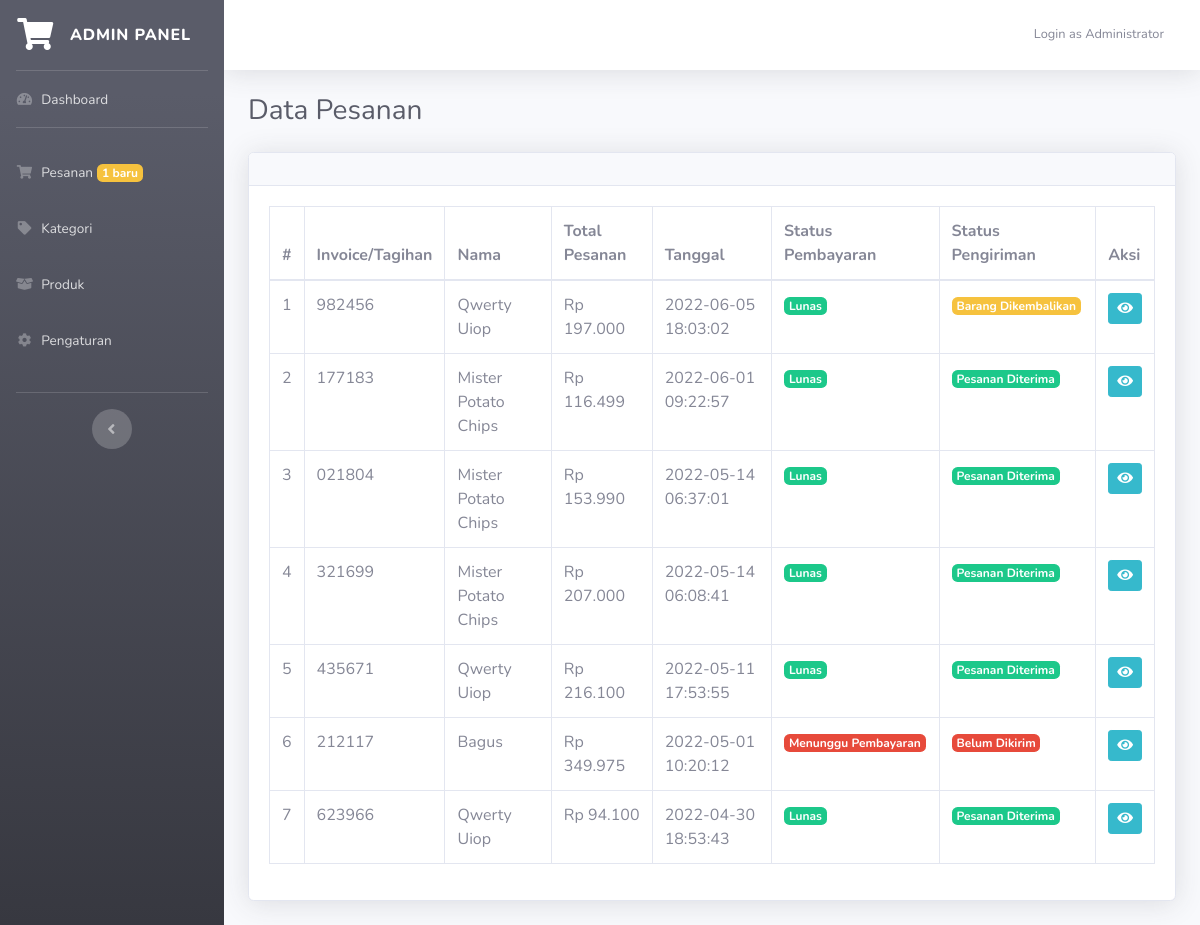
/admin.php?page=orders (signed in), run on the app's committed database.
### tables this page shows
CREATE TABLE `invoice` (
  `id` int(11) NOT NULL,
  `invoice_code` varchar(10) NOT NULL,
  `name` varchar(50) NOT NULL,
  `email` varchar(50) NOT NULL,
  `telp` varchar(20) NOT NULL,
  `region` int(11) NOT NULL,
  `address` text NOT NULL,
  `ongkir` varchar(10) NOT NULL,
  `total_price` int(11) NOT NULL,
  `total_all` int(11) NOT NULL,
  `date_input` datetime NOT NULL,
  `status_payment` int(1) NOT NULL,
  `status_delivery` int(1) NOT NULL,
  `bukti_transfer` varchar(100) NOT NULL,
  `no_resi` varchar(50) NOT NULL,
  `expedisi` varchar(50) NOT NULL,
  `status_refund` int(1) NOT NULL
);

### admin.php (called while the page is built, shortened)
<?php
require_once 'include/func.php';
include "module/templates/index-admin.php";

### include/func.php (called while the page is built, shortened)
<?php
function string2Number($cString){
    return str_replace(",","",$cString) ;
}
function number2String($nNumber,$nDecimals=0){
    $nNumber = floatval(string2Number($nNumber)) ;
    return number_format($nNumber,$nDecimals,",",".") ;
}

### module/admin/orders.php (the view, shortened to what this page needs)
<?php
if(isset($_GET['invoice']) && $_GET['invoice'] <> ""){
    $cInvoice = $_GET['invoice'];
    $dbData = mysqli_query($db,"select * from invoice where invoice_code='$cInvoice'");
    $vaInvoice = mysqli_fetch_array($dbData);
    $dbRegion = mysqli_query($db,"select * from region where id='{$vaInvoice['region']}'");
    $vaRegion = mysqli_fetch_array($dbRegion);
?>
<div class="container-fluid">
	<h1 class="h3 mb-2 text-gray-800 mb-2">Code/Invoice = <?= $vaInvoice['invoice_code']; ?></h1>
    <?php if($vaInvoice['status_payment'] == 1 && $vaInvoice['status_delivery'] == 3){ ?>
        <h3 class="text-success">Transaksi selesai</h3>
    <?php } ?>
	<div class="card shadow mb-4">
		<div class="card-header py-3">
            <a href="?page=orders" class="btn btn-sm btn-primary"><i class="fa fa-chevron-left"></i> Back</a>
		</div>
		<div class="card-body">
            <h3 class="lead"> Data Pesanan</h3>
            <hr>
            <div class="row">
                <div class="col-md-6">
                    <table class="table table-sm table-borderless">
                        <tr>
                            <td>Nama Penerima</td>
                            <td><?= $vaInvoice['name']; ?></td>
                        </tr>
                        <tr>
                            <td>Email</td>
                            <td><?= $vaInvoice['email']; ?></td>
                        </tr>
                        <tr>
                            <td>Telepon</td>
                            <td><?= $vaInvoice['telp']; ?></td>
                        </tr>
                        <tr>
                            <td>Wilayah</td>
                            <td><?= $vaRegion['region']; ?></td>
                        </tr>
                        <tr>
                            <td>Alamat Lengkap</td>
                            <td><?= $vaInvoice['address']; ?></td>
                        </tr>
                        <tr>
                            <td>Status Pembayaran</td>
                            <?php if($vaInvoice['status_payment'] == 1){ ?>
                                <td><span class="badge badge-success">Lunas</span></td>
                            <?php
                                }else{
                                    if($vaInvoice['bukti_transfer'] <> ""){
                            ?>
								<td><span class="badge badge-warning">Menunggu Konfirmasi Admin</span></td>
                            <?php
                                    }else{
                            ?>
								<td><span class="badge badge-danger">Menunggu Pembayaran</span></td>
                            <?php
                                    }
                                }
                            ?>
                        </tr>
                        <tr>
                            <td>Status Pengiriman</td>
                            <?php
                            if($vaInvoice['status_refund'] > 0){
                                if($vaInvoice['status_refund'] == 1){
                            ?>
                                <td><span class="badge badge-warning">Barang Dikembalikan</span></td>
                            <?php
                                }else{
                            ?>
                                <td><span class="badge badge-success">Refund</span></td>
                            <?php
                                }
                            }else{
                                if($vaInvoice['status_delivery'] == 3){
                            ?>
                                <td><span class="badge badge-success">Pesanan Diterima</span></td>
                            <?php
                                }else if($vaInvoice['status_delivery'] == 2){
                            ?>
                                <td><span class="badge badge-info">Dikirim</span></td>
                            <?php
                                }else if($vaInvoice['status_delivery'] == 1){
                            ?>
                                <td><span class="badge badge-warning">Dikemas</span></td>
                            <?php
                                }else{ ?>
                                <td><span class="badge badge-danger">Belum Dikirim</span></td>
                            <?php
                                }
                            }
                            ?>
                        </tr>
                        <?php
                            if($vaInvoice['status_delivery'] >= 2){
                        ?>
                        <tr>
                            <td>No. Resi</td>
                            <td><?=$vaInvoice['no_resi']?></td>
                        </tr>
                        <tr>
                            <td>Expedisi</td>
                            <td><?=$vaInvoice['expedisi']?></td>
                        </tr>
                        <?php
                            }
                        ?>
                    </table>
                </div>
            </div>
            <hr>
            <?php
                if($vaInvoice['bukti_transfer'] <> "" && is_file("assets/bukti_transfer/".$vaInvoice['bukti_transfer'])){
            ?>
            <h3 class="lead"> Bukti Transfer <a href="assets/bukti_transfer/<?=$vaInvoice['bukti_transfer']?>" target="_blank"  class="btn btn-sm btn-info"><i class="fa fa-search"></i></a> </h3>
            <?php
                }
            ?>
		</div>
	</div>
    <div class="card shadow mb-5">
        <div class="card-body">
            <table class="table table-bordered">
                <tr>
                    <th>#</th>
                    <th>Nama Barang</th>
                    <th>Jml</th>
                    <th>Info</th>
                    <th>Harga</th>
                    <th>Total</th>
                    <th>Aksi</th>
                <?php
                $no=1;
                $dbOrder = mysqli_query($db,"select * from transaction where id_invoice='$cInvoice'");
                while($data = mysqli_fetch_array($dbOrder)){ ?>
                </tr>
                    <td><?= $no; ?></td>
                    <td><?= $data['product_name']; ?></td>
                    <td class="text-center"><?= $data['qty']; ?></td>
                    <?php if($data['ket'] == ""){ ?>
                        <td>-</td>
                    <?php }else{ ?>
                        <td><?= $data['ket']; ?></td>
                    <?php } ?>
                    <td>Rp <?= number2String($data['price']); ?></td>
                    <?php $total = $data['price'] * $data['qty']; ?>
                    <td>Rp <?= number2String($total); ?></td>
                    <td>
                        <a href="index.php?p=<?= $data['link']; ?>" target="_blank" class="btn btn-sm btn-success"><i class="fa fa-eye"></i></a>
                    </td>
                <tr>
                <?php
                    $no++;
                    }
                ?>
                </tr>
            </table>
            <div class="col-md-6">
                <table class="table table-borderless table-sm">
                    <tr>
                        <th>Total Harga</th>
                        <th>Rp <?= number2String($vaInvoice['total_price']); ?></script></th>
                    </tr>
                    <tr>
                        <th>Biaya Pengiriman</th>
                        <th>Rp <?= number2String($vaInvoice['ongkir']); ?></th>
                    </tr>
                    <tr>
                        <th>Total</th>
                        <th>Rp <?= number2String($vaInvoice['total_all']); ?></th>
                    </tr>
                </table>
            </div>
            <hr>
            <?php if($vaInvoice['status_payment'] == 0){ ?>
                <a href="?page=orders&opt=proses&invoice=<?= $vaInvoice['invoice_code']; ?>" onclick="return confirm('Anda sudah menerima pembayaran dan akan memproses pesanan?');" class="btn btn-info btn-sm">Proses</a>
            <?php }else if($vaInvoice['status_payment'] == 1 && $vaInvoice['status_delivery'] == 1){ ?>
                <a
                    href="#"
                    class="btn btn-primary btn-sm"
                    data-toggle="modal"
                    data-target="#kirimPesanan"
                    >Kirim Pesanan</a
                >
            <?php }else if($vaInvoice['status_refund'] > 0){ ?>
                <a href="?page=orders&opt=refund&invoice=<?= $vaInvoice['invoice_code']; ?>" onclick="return confirm('Anda sudah menerima barang dan sudah mengembalikan dana?');" class="btn btn-success btn-sm"><i class="fa fa-check"></i> Barang Sudah Diterima</a>
            <?php } ?>
        </div>
    </div>
</div>
<div
	class="modal fade"
	id="kirimPesanan"
	tabindex="-1"
	role="dialog"
	aria-labelledby="exampleModalLabel"
	aria-hidden="true"
>
	<div class="modal-dialog" role="document">
		<div class="modal-content">
			<div class="modal-header">
				<h5 class="modal-title" id="exampleModalLabel">Anda Akan Mengirimkan Pesanan?</h5>
				<button
					type="button"
					class="close"
					data-dismiss="modal"
					aria-label="Close"
				>
					<span aria-hidden="true">&times;</span>
				</button>
			</div>
			<div class="modal-body">
				<form
					action=""
					method="post"
				>
					<div class="form-group">
						<label for="name">No. Resi</label>
						<input
							type="text"
							class="form-control"
							id="cNoResi"
							name="cNoResi"
							autocomplete="off"
							required
						/>
					</div>
                    <div class="form-group">
						<label for="name">Expedisi</label>
						<input
							type="text"
							class="form-control"
							id="cExpedisi"
							name="cExpedisi"
							autocomplete="off"
							required
						/>
					</div>
					<button type="submit" name="kirim_pesanan" class="btn btn-success">
					Submit
					</button>
                    <button type="button" class="btn btn-danger" data-dismiss="modal">
					Batal
					</button>
				</form>
			</div>
		</div>
	</div>
</div>
<?php
}else{
?>
<div class="container-fluid">
	<h1 class="h3 mb-2 text-gray-800 mb-4">Data Pesanan</h1>
	<div class="card shadow mb-4">
		<div class="card-header py-3">
		</div>
		<div class="card-body">
            <?php
            $dbData = mysqli_query($db,"select * from invoice order by id desc");
            if(mysqli_num_rows($dbData) > 0){
            ?>
			<div class="table-responsive">
				<table
					class="table table-bordered"
					id="dataTable"
					width="100%"
					cellspacing="0"
				>
					<thead>
						<tr>
							<th>#</th>
							<th>Invoice/Tagihan</th>
							<th>Nama</th>
							<th>Total Pesanan</th>
                            <th>Tanggal</th>
                            <th>Status Pembayaran</th>
                            <th>Status Pengiriman</th>
                            <th>Aksi</th>
						</tr>
					</thead>
					<tbody class="data-content">
						<?php
                        $no = 1;
                        while($data = mysqli_fetch_array($dbData)){
                        ?>
						<tr>
							<td><?= $no; ?></td>
                            <td><?= $data['invoice_code']; ?></td>
                            <td><?= $data['name']; ?></td>
                            <td>Rp <?= number2String($data['total_all']); ?></td>
                            <td><?= $data['date_input']; ?></td>
                            <?php if($data['status_payment'] == 1){ ?>
								<td><span class="badge badge-success">Lunas</span></td>
							<?php
                                }else{
                                    if($data['bukti_transfer'] <> ""){
                            ?>
								<td><span class="badge badge-info">Bukti Transfer Tersedia</span></td>
                            <?php
                                    }else{
                            ?>
								<td><span class="badge badge-danger">Menunggu Pembayaran</span></td>
                            <?php
                                    }
                                }
                            ?>
                            <?php
                            if($data['status_refund'] > 0){
                                if($data['status_refund'] == 1){
                            ?>
                                <td><span class="badge badge-warning">Barang Dikembalikan</span></td>
                            <?php
                                }else{
                            ?>
                                <td><span class="badge badge-success">Refund</span></td>
                            <?php
                                }
                            }else{
                                if($data['status_delivery'] == 3){
                            ?>
                                <td><span class="badge badge-success">Pesanan Diterima</span></td>
                            <?php
                                }elseif($data['status_delivery'] == 2){
                            ?>
                                <td><span class="badge badge-info">Dikirim</span></td>
                            <?php
                                }else if($data['status_delivery'] == 1){
                            ?>
                                <td><span class="badge badge-warning">Dikemas</span></td>
                            <?php
                                }else{ ?>
                                <td><span class="badge badge-danger">Belum Dikirim</span></td>
                            <?php
                                }
                            }
                            ?>
                            <td>
                                <a href="?page=orders&invoice=<?= $data['invoice_code']; ?>" class="btn btn-sm btn-info"><i class="fa fa-eye"></i></a>
                            </td>
                        </tr>
                        <?php
                            $no++;
                        }
                        ?>
					</tbody>
				</table>
			</div>
			<?php
            }else{
            ?>
			<div class="alert alert-warning" role="alert">
			Oops, the order is still empty.
			</div>
            <?php } ?>
		</div>
	</div>
</div>
<?php
}
?>

### data on the page
invoice: invoice_code "982456", name "Qwerty Uiop", total_all "197.000", date_input "2022-06-05 18:03:02", status_payment "Lunas", status_refund "Barang Dikembalikan"
invoice: invoice_code "177183", name "Mister Potato Chips", total_all "116.499", date_input "2022-06-01 09:22:57", status_payment "Lunas", status_refund "Pesanan Diterima"
invoice: invoice_code "021804", name "Mister Potato Chips", total_all "153.990", date_input "2022-05-14 06:37:01", status_payment "Lunas", status_refund "Pesanan Diterima"
invoice: invoice_code "321699", name "Mister Potato Chips", total_all "207.000", date_input "2022-05-14 06:08:41", status_payment "Lunas", status_refund "Pesanan Diterima"
invoice: invoice_code "435671", name "Qwerty Uiop", total_all "216.100", date_input "2022-05-11 17:53:55", status_payment "Lunas", status_refund "Pesanan Diterima"
invoice: invoice_code "212117", name "Bagus", total_all "349.975", date_input "2022-05-01 10:20:12", status_payment "Menunggu Pembayaran", status_refund "Belum Dikirim"
invoice: invoice_code "623966", name "Qwerty Uiop", total_all "94.100", date_input "2022-04-30 18:53:43", status_payment "Lunas", status_refund "Pesanan Diterima"

### other printed values
$orders "1"
$_SESSION['name'] "Administrator"
